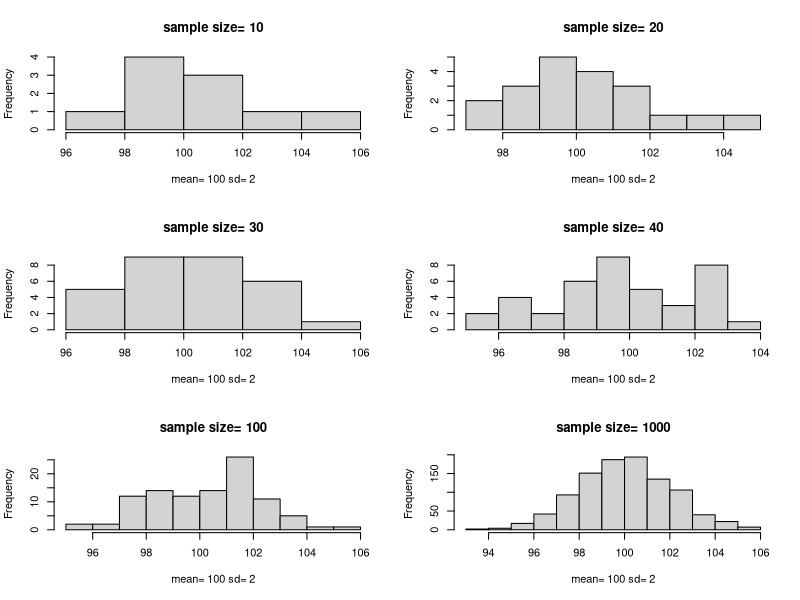

Here is the R script that generated this plot:
### Function to simulate the effect of 
##  increasing sample size

test_nnn <- function(nnn, mean_nnn, sd_nnn) {
  print(nnn)
  par(mfrow = c(3,2))
  lapply(nnn, function(x) {
    hist(rnorm(x, mean = mean_nnn, sd =sd_nnn),
         main = paste("sample size=",x),
         xlab = paste("mean=",mean_nnn,"sd=",sd_nnn))
    
  })
  par(mfrow = c(1,1))
}

nnn <- c(10,20,30, 40, 100, 1000)
mean_nnn <- 100
sd_nnn <- 2

test_nnn(nnn, mean_nnn , sd_nnn )
